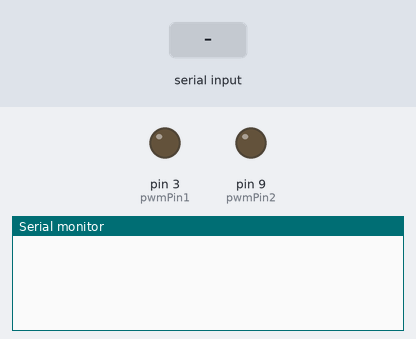
A sketch run on a simulated Arduino Nano, built with avr-gcc and run on an emulated ATmega328P. On the bench: output pins drawn as LEDs (lit = HIGH), the last lines printed to the serial monitor. Inputs (shaded band) come from the test bench.

Above: at 1.2 s.
1.3 s: "elev=" received over Serial
At 3.1 s:
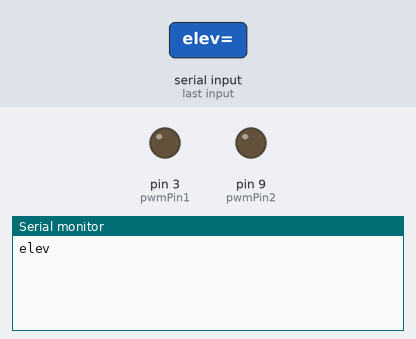
3.8 s: "90,45=" received over Serial
At 5.4 s:
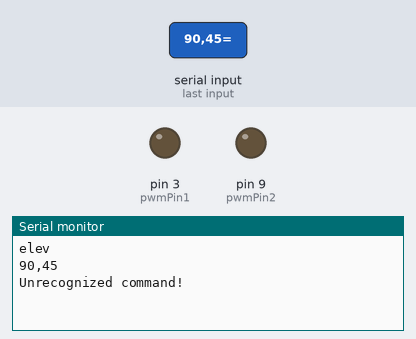
6.3 s: "5=" received over Serial
At 8.2 s:
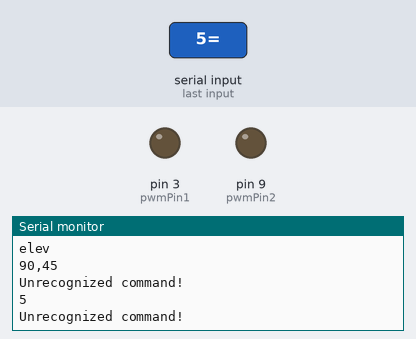

Measured:
- after the input at 1.3 s, the serial monitor: prints a new line after 1.0 s (image 1)
- after the input at 3.8 s, the serial monitor: prints a new line after 1.0 s (image 2)
- after the input at 6.3 s, the serial monitor: prints a new line after 1.0 s (image 3)

The sketch:

nano.ino
```cpp
#include <Servo.h>

int pwmPin1 = 3;
int pwmPin2 = 9;

int servoPin = 9;
int resetLiftPin = 10;
int resetElevPin = 11;

int servoLift = 80;
int servoElev = 40;
int pwm = 0;

Servo servo;

void setup() {
  Serial.begin(9600);

  //servo.attach(servoPin);

  pinMode(pwmPin1, OUTPUT);
  pinMode(pwmPin2, OUTPUT);
  pinMode(resetLiftPin, INPUT_PULLUP);
  pinMode(resetElevPin, INPUT_PULLUP);

  //servo.write(180);
}

void loop() {

  readSerialInput();

  //Serial.println(pwm);

  if (pwm >= 0) {
    analogWrite(pwmPin1, pwm);
    analogWrite(pwmPin2, 0);
  } else {
    analogWrite(pwmPin1, 0);
    analogWrite(pwmPin2, -pwm);
  }
}

void readSerialInput() {
  if (Serial.available() > 0) {
    String command = Serial.readStringUntil('=');
    String value = Serial.readStringUntil(',');

    Serial.print(command);
    Serial.print(" ");
    Serial.println(value);

    if (command == "elev") {
      pwm = value.toInt();

    } else {
      Serial.println("Unrecognized command!");
    }
  }
}
```
